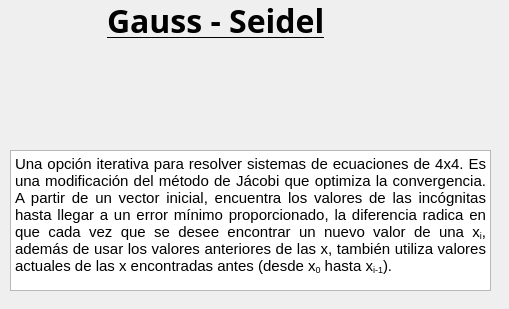
    <widget class="QWidget" name="page_5">
     <widget class="QLabel" name="label_5">
      <property name="geometry">
       <rect>
        <x>107</x>
        <y>0</y>
        <width>291</width>
        <height>41</height>
       </rect>
      </property>
      <property name="font">
       <font>
        <family>Cilica</family>
        <pointsize>24</pointsize>
        <weight>75</weight>
        <bold>true</bold>
        <underline>true</underline>
       </font>
      </property>
      <property name="text">
       <string>Gauss - Seidel</string>
      </property>
     </widget>
     <widget class="QTextBrowser" name="textBrowser_4">
      <property name="geometry">
       <rect>
        <x>10</x>
        <y>150</y>
        <width>481</width>
        <height>141</height>
       </rect>
      </property>
      <property name="styleSheet">
       <string notr="true">background-image: url(:/MM/BKGGrey.png);</string>
      </property>
      <property name="html">
       <string>&lt;!DOCTYPE HTML PUBLIC &quot;-//W3C//DTD HTML 4.0//EN&quot; &quot;http://www.w3.org/TR/REC-html40/strict.dtd&quot;&gt;
&lt;html&gt;&lt;head&gt;&lt;meta name=&quot;qrichtext&quot; content=&quot;1&quot; /&gt;&lt;style type=&quot;text/css&quot;&gt;
p, li { white-space: pre-wrap; }
&lt;/style&gt;&lt;/head&gt;&lt;body style=&quot; font-family:'MS Shell Dlg 2'; font-size:8.25pt; font-weight:400; font-style:normal;&quot;&gt;
&lt;p align=&quot;justify&quot; style=&quot; margin-top:0px; margin-bottom:0px; margin-left:0px; margin-right:0px; -qt-block-indent:0; text-indent:0px;&quot;&gt;&lt;span style=&quot; font-size:11pt;&quot;&gt;Una opción iterativa para resolver sistemas de ecuaciones de 4x4. Es una modificación del método de Jácobi que optimiza la convergencia. A partir de un vector inicial, encuentra los valores de las incógnitas hasta llegar a un error mínimo proporcionado, la diferencia radica en que cada vez que se desee encontrar un nuevo valor de una x&lt;/span&gt;&lt;span style=&quot; font-size:11pt; vertical-align:sub;&quot;&gt;i&lt;/span&gt;&lt;span style=&quot; font-size:11pt;&quot;&gt;, además de usar los valores anteriores de las x, también utiliza valores actuales de las x encontradas antes (desde x&lt;/span&gt;&lt;span style=&quot; font-size:11pt; vertical-align:sub;&quot;&gt;0&lt;/span&gt;&lt;span style=&quot; font-size:11pt;&quot;&gt; hasta x&lt;/span&gt;&lt;span style=&quot; font-size:11pt; vertical-align:sub;&quot;&gt;i-1&lt;/span&gt;&lt;span style=&quot; font-size:11pt;&quot;&gt;).&lt;/span&gt;&lt;/p&gt;&lt;/body&gt;&lt;/html&gt;</string>
      </property>
     </widget>
     <widget class="QLabel" name="label_22">
      <property name="geometry">
       <rect>
        <x>105</x>
        <y>40</y>
        <width>291</width>
        <height>111</height>
       </rect>
      </property>
      <property name="styleSheet">
       <string notr="true">background-image: url(:/MM/BKGWhite.png);</string>
      </property>
      <property name="text">
       <string/>
      </property>
      <property name="pixmap">
       <pixmap resource="imagenes.qrc">:/MM/04 GauSei.gif</pixmap>
      </property>
      <property name="scaledContents">
       <bool>true</bool>
      </property>
     </widget>
     <widget class="QLabel" name="label_33">
      <property name="geometry">
       <rect>
        <x>0</x>
        <y>0</y>
        <width>500</width>
        <height>300</height>
       </rect>
      </property>
      <property name="text">
       <string/>
      </property>
      <property name="pixmap">
       <pixmap resource="imagenes.qrc">:/MM/00 Main BG3.png</pixmap>
      </property>
      <property name="scaledContents">
       <bool>true</bool>
      </property>
     </widget>
     <zorder>label_33</zorder>
     <zorder>label_5</zorder>
     <zorder>textBrowser_4</zorder>
     <zorder>label_22</zorder>
    </widget>
